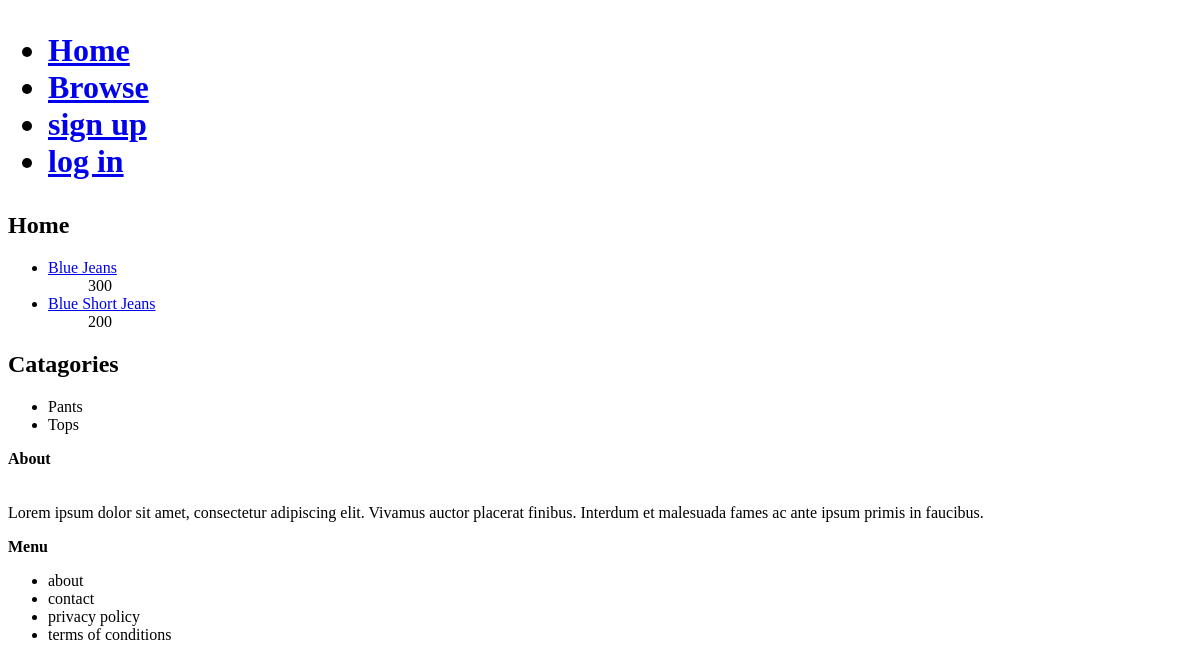
The app's page /, older data.
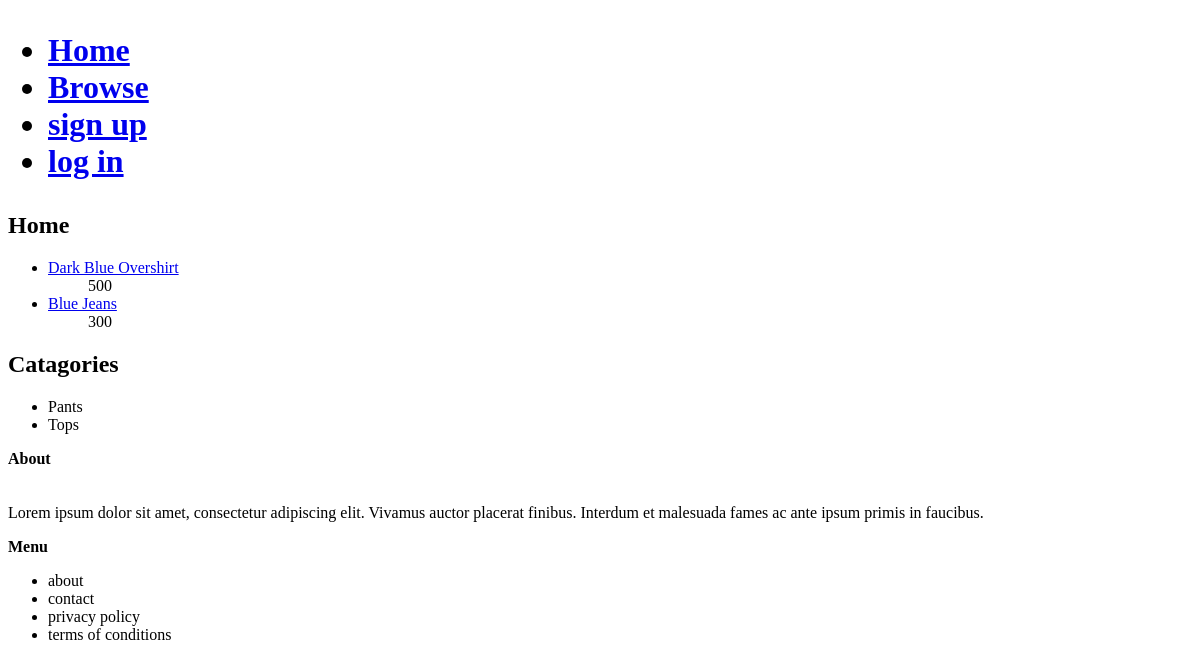
The same page, newer data.
### item/models.py (models this page shows)
class Item(models.Model):
    user = models.ForeignKey(
        User,
        on_delete=models.CASCADE,
        blank=False,
        null=False,
        default=0,
        related_name="seller",
    )
    category = models.ForeignKey(
        Category, on_delete=models.CASCADE, blank=False, null=False
    )
    item_name = models.CharField(max_length=50, blank=False)
    price = models.PositiveIntegerField(blank=True, null=True)
    created_at = models.DateTimeField(auto_now_add=True)
    updated_at = models.DateTimeField(auto_now=True)
    stock = models.PositiveIntegerField(blank=True, null=True)
    sold = models.PositiveIntegerField(blank=True, null=True)
    description = models.CharField(max_length=300, blank=True, null=True)
    image = models.URLField(blank=True, null=True, max_length=1000)
    def __str__(self):
        return self.item_name

class Category(models.Model):
    category_name = models.CharField(max_length=50, blank=False)
    category = models.ForeignKey(
        "self", on_delete=models.CASCADE, related_name="+", blank=True, null=True
    )
    def __str__(self):
        return self.category_name

### core/views.py (the view)
# urls.py: path("", indexView.as_view(), name="index"),
class indexView(generic.ListView):
    model = Item
    template_name = "core/index.html"
    def get_queryset(self):
        self.catagories = Category.objects.filter(category__isnull=True).order_by(
            "category_name"
        )[:3]
        self.items = Item.objects.all().order_by("created_at")[:2]
        return self
    def get_context_data(self, **kwargs):
        context = super().get_context_data(**kwargs)
        context["items"] = self.items
        context["catagories"] = self.catagories
        return context

### core/templates/core/index.html
{%extends 'core/includes/navBar.html' %} {%block content2%}
<h2>Home</h2>
<div>
    <p>
        {%if items%}
        <ul>
            {% for item in items%}
            <li><a href="{% url 'item' item.id %}">
                {{item}}
            </a>
            <ul>{{item.price}}</ul>
            </li>
            {%endfor%}
        </ul>
        {%endif%}
    </p>
</div>
<h2>Catagories</h2>
<div>
    <p>
        {%if catagories%}
        <ul>
            {% for catagory in catagories%}
            <li>
                {{catagory}}
            </li>
            {%endfor%}
        </ul>
        {%endif%}
    </p>
</div>
<footer>
    <div>
        <p><b>About</b>
        <br />
        <br />
        <br />
        Lorem ipsum dolor sit amet, consectetur adipiscing elit.
        Vivamus auctor placerat finibus.
        Interdum et malesuada fames ac ante ipsum primis in faucibus.
        </p>
    </div>
    <div>
        <p><b>Menu</b></p>
        <ul>
            <li>about</li>
            <li>contact</li>
            <li>privacy policy</li>
            <li>terms of conditions</li>
        </ul>
    </div>
</footer>
{% endblock %}

Row changes from the older to the newer data that the page shows:
removed Item: item_name "Blue Short Jeans", price "200"
added Item: item_name "Dark Blue Overshirt", price "500"
